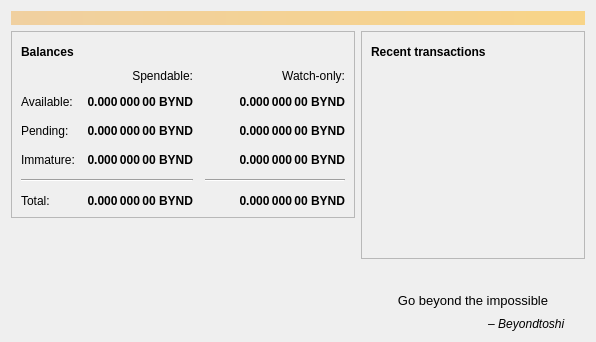
<?xml version="1.0" encoding="UTF-8"?>
<ui version="4.0">
 <class>OverviewPage</class>
 <widget class="QWidget" name="OverviewPage">
  <property name="geometry">
   <rect>
    <x>0</x>
    <y>0</y>
    <width>596</width>
    <height>342</height>
   </rect>
  </property>
  <property name="windowTitle">
   <string>Form</string>
  </property>
  <layout class="QVBoxLayout" name="topLayout">
   <item>
    <widget class="QLabel" name="labelAlerts">
     <property name="visible">
      <bool>false</bool>
     </property>
     <property name="styleSheet">
      <string notr="true">QLabel { background-color: qlineargradient(x1: 0, y1: 0, x2: 1, y2: 0, stop:0 #F0D0A0, stop:1 #F8D488); color:#000000; }</string>
     </property>
     <property name="wordWrap">
      <bool>true</bool>
     </property>
     <property name="margin">
      <number>3</number>
     </property>
     <property name="textInteractionFlags">
      <set>Qt::TextSelectableByMouse</set>
     </property>
    </widget>
   </item>
   <item>
    <layout class="QHBoxLayout" name="horizontalLayout" stretch="1,1">
     <item>
      <layout class="QVBoxLayout" name="verticalLayout_2">
       <item>
        <widget class="QFrame" name="frame">
         <property name="frameShape">
          <enum>QFrame::StyledPanel</enum>
         </property>
         <property name="frameShadow">
          <enum>QFrame::Raised</enum>
         </property>
         <layout class="QVBoxLayout" name="verticalLayout_4">
          <item>
           <layout class="QHBoxLayout" name="horizontalLayout_4">
            <item>
             <widget class="QLabel" name="label_5">
              <property name="font">
               <font>
                <weight>75</weight>
                <bold>true</bold>
               </font>
              </property>
              <property name="text">
               <string>Balances</string>
              </property>
             </widget>
            </item>
            <item>
             <widget class="QPushButton" name="labelWalletStatus">
              <property name="enabled">
               <bool>true</bool>
              </property>
              <property name="maximumSize">
               <size>
                <width>30</width>
                <height>16777215</height>
               </size>
              </property>
              <property name="toolTip">
               <string>The displayed information may be out of date. Your wallet automatically synchronizes with the Beyondcoin network after a connection is established, but this process has not completed yet.</string>
              </property>
              <property name="text">
               <string/>
              </property>
              <property name="icon">
               <iconset resource="../bitcoin.qrc">
                <normaloff>:/icons/warning</normaloff>
                <disabledoff>:/icons/warning</disabledoff>:/icons/warning</iconset>
              </property>
              <property name="iconSize">
               <size>
                <width>24</width>
                <height>24</height>
               </size>
              </property>
              <property name="flat">
               <bool>true</bool>
              </property>
             </widget>
            </item>
            <item>
             <spacer name="horizontalSpacer_3">
              <property name="orientation">
               <enum>Qt::Horizontal</enum>
              </property>
              <property name="sizeHint" stdset="0">
               <size>
                <width>40</width>
                <height>20</height>
               </size>
              </property>
             </spacer>
            </item>
           </layout>
          </item>
          <item>
           <layout class="QGridLayout" name="gridLayout">
            <property name="spacing">
             <number>12</number>
            </property>
            <item row="2" column="2">
             <widget class="QLabel" name="labelWatchPending">
              <property name="font">
               <font>
                <weight>75</weight>
                <bold>true</bold>
               </font>
              </property>
              <property name="cursor">
               <cursorShape>IBeamCursor</cursorShape>
              </property>
              <property name="toolTip">
               <string>Unconfirmed transactions to watch-only addresses</string>
              </property>
              <property name="text">
               <string notr="true">0.000 000 00 BYND</string>
              </property>
              <property name="alignment">
               <set>Qt::AlignRight|Qt::AlignTrailing|Qt::AlignVCenter</set>
              </property>
              <property name="textInteractionFlags">
               <set>Qt::LinksAccessibleByMouse|Qt::TextSelectableByKeyboard|Qt::TextSelectableByMouse</set>
              </property>
             </widget>
            </item>
            <item row="2" column="1">
             <widget class="QLabel" name="labelUnconfirmed">
              <property name="font">
               <font>
                <weight>75</weight>
                <bold>true</bold>
               </font>
              </property>
              <property name="cursor">
               <cursorShape>IBeamCursor</cursorShape>
              </property>
              <property name="toolTip">
               <string>Total of transactions that have yet to be confirmed, and do not yet count toward the spendable balance</string>
              </property>
              <property name="text">
               <string notr="true">0.000 000 00 BYND</string>
              </property>
              <property name="alignment">
               <set>Qt::AlignRight|Qt::AlignTrailing|Qt::AlignVCenter</set>
              </property>
              <property name="textInteractionFlags">
               <set>Qt::LinksAccessibleByMouse|Qt::TextSelectableByKeyboard|Qt::TextSelectableByMouse</set>
              </property>
             </widget>
            </item>
            <item row="3" column="2">
             <widget class="QLabel" name="labelWatchImmature">
              <property name="font">
               <font>
                <weight>75</weight>
                <bold>true</bold>
               </font>
              </property>
              <property name="cursor">
               <cursorShape>IBeamCursor</cursorShape>
              </property>
              <property name="toolTip">
               <string>Mined balance in watch-only addresses that has not yet matured</string>
              </property>
              <property name="text">
               <string notr="true">0.000 000 00 BYND</string>
              </property>
              <property name="alignment">
               <set>Qt::AlignRight|Qt::AlignTrailing|Qt::AlignVCenter</set>
              </property>
              <property name="textInteractionFlags">
               <set>Qt::LinksAccessibleByMouse|Qt::TextSelectableByKeyboard|Qt::TextSelectableByMouse</set>
              </property>
             </widget>
            </item>
            <item row="4" column="0" colspan="2">
             <widget class="Line" name="line">
              <property name="orientation">
               <enum>Qt::Horizontal</enum>
              </property>
             </widget>
            </item>
            <item row="4" column="2">
             <widget class="Line" name="lineWatchBalance">
              <property name="sizePolicy">
               <sizepolicy hsizetype="Preferred" vsizetype="Fixed">
                <horstretch>0</horstretch>
                <verstretch>0</verstretch>
               </sizepolicy>
              </property>
              <property name="minimumSize">
               <size>
                <width>140</width>
                <height>0</height>
               </size>
              </property>
              <property name="orientation">
               <enum>Qt::Horizontal</enum>
              </property>
             </widget>
            </item>
            <item row="5" column="0">
             <widget class="QLabel" name="labelTotalText">
              <property name="text">
               <string>Total:</string>
              </property>
             </widget>
            </item>
            <item row="3" column="1">
             <widget class="QLabel" name="labelImmature">
              <property name="font">
               <font>
                <weight>75</weight>
                <bold>true</bold>
               </font>
              </property>
              <property name="cursor">
               <cursorShape>IBeamCursor</cursorShape>
              </property>
              <property name="toolTip">
               <string>Mined balance that has not yet matured</string>
              </property>
              <property name="text">
               <string notr="true">0.000 000 00 BYND</string>
              </property>
              <property name="alignment">
               <set>Qt::AlignRight|Qt::AlignTrailing|Qt::AlignVCenter</set>
              </property>
              <property name="textInteractionFlags">
               <set>Qt::LinksAccessibleByMouse|Qt::TextSelectableByKeyboard|Qt::TextSelectableByMouse</set>
              </property>
             </widget>
            </item>
            <item row="2" column="3">
             <spacer name="horizontalSpacer_2">
              <property name="orientation">
               <enum>Qt::Horizontal</enum>
              </property>
              <property name="sizeHint" stdset="0">
               <size>
                <width>40</width>
                <height>20</height>
               </size>
              </property>
             </spacer>
            </item>
            <item row="3" column="0">
             <widget class="QLabel" name="labelImmatureText">
              <property name="text">
               <string>Immature:</string>
              </property>
             </widget>
            </item>
            <item row="5" column="1">
             <widget class="QLabel" name="labelTotal">
              <property name="font">
               <font>
                <weight>75</weight>
                <bold>true</bold>
               </font>
              </property>
              <property name="cursor">
               <cursorShape>IBeamCursor</cursorShape>
              </property>
              <property name="toolTip">
               <string>Your current total balance</string>
              </property>
              <property name="text">
               <string notr="true">0.000 000 00 BYND</string>
              </property>
              <property name="alignment">
               <set>Qt::AlignRight|Qt::AlignTrailing|Qt::AlignVCenter</set>
              </property>
              <property name="textInteractionFlags">
               <set>Qt::LinksAccessibleByMouse|Qt::TextSelectableByKeyboard|Qt::TextSelectableByMouse</set>
              </property>
             </widget>
            </item>
            <item row="5" column="2">
             <widget class="QLabel" name="labelWatchTotal">
              <property name="font">
               <font>
                <weight>75</weight>
                <bold>true</bold>
               </font>
              </property>
              <property name="cursor">
               <cursorShape>IBeamCursor</cursorShape>
              </property>
              <property name="toolTip">
               <string>Current total balance in watch-only addresses</string>
              </property>
              <property name="text">
               <string notr="true">0.000 000 00 BYND</string>
              </property>
              <property name="alignment">
               <set>Qt::AlignRight|Qt::AlignTrailing|Qt::AlignVCenter</set>
              </property>
              <property name="textInteractionFlags">
               <set>Qt::LinksAccessibleByMouse|Qt::TextSelectableByKeyboard|Qt::TextSelectableByMouse</set>
              </property>
             </widget>
            </item>
            <item row="0" column="2">
             <widget class="QLabel" name="labelWatchonly">
              <property name="text">
               <string>Watch-only:</string>
              </property>
              <property name="alignment">
               <set>Qt::AlignRight|Qt::AlignTrailing|Qt::AlignVCenter</set>
              </property>
             </widget>
            </item>
            <item row="1" column="0">
             <widget class="QLabel" name="labelBalanceText">
              <property name="text">
               <string>Available:</string>
              </property>
             </widget>
            </item>
            <item row="1" column="1">
             <widget class="QLabel" name="labelBalance">
              <property name="font">
               <font>
                <weight>75</weight>
                <bold>true</bold>
               </font>
              </property>
              <property name="cursor">
               <cursorShape>IBeamCursor</cursorShape>
              </property>
              <property name="toolTip">
               <string>Your current spendable balance</string>
              </property>
              <property name="text">
               <string notr="true">0.000 000 00 BYND</string>
              </property>
              <property name="alignment">
               <set>Qt::AlignRight|Qt::AlignTrailing|Qt::AlignVCenter</set>
              </property>
              <property name="textInteractionFlags">
               <set>Qt::LinksAccessibleByMouse|Qt::TextSelectableByKeyboard|Qt::TextSelectableByMouse</set>
              </property>
             </widget>
            </item>
            <item row="1" column="2">
             <widget class="QLabel" name="labelWatchAvailable">
              <property name="font">
               <font>
                <weight>75</weight>
                <bold>true</bold>
               </font>
              </property>
              <property name="cursor">
               <cursorShape>IBeamCursor</cursorShape>
              </property>
              <property name="toolTip">
               <string>Your current balance in watch-only addresses</string>
              </property>
              <property name="text">
               <string notr="true">0.000 000 00 BYND</string>
              </property>
              <property name="alignment">
               <set>Qt::AlignRight|Qt::AlignTrailing|Qt::AlignVCenter</set>
              </property>
              <property name="textInteractionFlags">
               <set>Qt::LinksAccessibleByMouse|Qt::TextSelectableByKeyboard|Qt::TextSelectableByMouse</set>
              </property>
             </widget>
            </item>
            <item row="2" column="0">
             <widget class="QLabel" name="labelPendingText">
              <property name="text">
               <string>Pending:</string>
              </property>
             </widget>
            </item>
            <item row="0" column="1">
             <widget class="QLabel" name="labelSpendable">
              <property name="text">
               <string>Spendable:</string>
              </property>
              <property name="alignment">
               <set>Qt::AlignRight|Qt::AlignTrailing|Qt::AlignVCenter</set>
              </property>
             </widget>
            </item>
           </layout>
          </item>
         </layout>
        </widget>
       </item>
       <item>
        <spacer name="verticalSpacer">
         <property name="orientation">
          <enum>Qt::Vertical</enum>
         </property>
         <property name="sizeHint" stdset="0">
          <size>
           <width>20</width>
           <height>40</height>
          </size>
         </property>
        </spacer>
       </item>
       <item>
        <widget class="QLabel" name="label_6">
         <property name="text">
          <string/>
         </property>
         <property name="pixmap">
          <pixmap>:/icons/backg</pixmap>
         </property>
         <property name="scaledContents">
          <bool>false</bool>
         </property>
         <property name="alignment">
          <set>Qt::AlignCenter</set>
         </property>
         <property name="margin">
          <number>-2</number>
         </property>
        </widget>
       </item>
      </layout>
     </item>
     <item>
      <layout class="QVBoxLayout" name="verticalLayout_3">
       <item>
        <widget class="QFrame" name="frame_2">
         <property name="frameShape">
          <enum>QFrame::StyledPanel</enum>
         </property>
         <property name="frameShadow">
          <enum>QFrame::Raised</enum>
         </property>
         <layout class="QVBoxLayout" name="verticalLayout">
          <item>
           <layout class="QHBoxLayout" name="horizontalLayout_2">
            <item>
             <widget class="QLabel" name="label_4">
              <property name="font">
               <font>
                <weight>75</weight>
                <bold>true</bold>
               </font>
              </property>
              <property name="text">
               <string>Recent transactions</string>
              </property>
             </widget>
            </item>
            <item>
             <widget class="QPushButton" name="labelTransactionsStatus">
              <property name="enabled">
               <bool>true</bool>
              </property>
              <property name="maximumSize">
               <size>
                <width>30</width>
                <height>16777215</height>
               </size>
              </property>
              <property name="toolTip">
               <string>The displayed information may be out of date. Your wallet automatically synchronizes with the Beyondcoin network after a connection is established, but this process has not completed yet.</string>
              </property>
              <property name="text">
               <string/>
              </property>
              <property name="icon">
               <iconset resource="../bitcoin.qrc">
                <normaloff>:/icons/warning</normaloff>
                <disabledoff>:/icons/warning</disabledoff>:/icons/warning</iconset>
              </property>
              <property name="iconSize">
               <size>
                <width>24</width>
                <height>24</height>
               </size>
              </property>
              <property name="flat">
               <bool>true</bool>
              </property>
             </widget>
            </item>
            <item>
             <spacer name="horizontalSpacer">
              <property name="orientation">
               <enum>Qt::Horizontal</enum>
              </property>
              <property name="sizeHint" stdset="0">
               <size>
                <width>40</width>
                <height>20</height>
               </size>
              </property>
             </spacer>
            </item>
           </layout>
          </item>
          <item>
           <widget class="QListView" name="listTransactions">
            <property name="styleSheet">
             <string notr="true">QListView { background: transparent; }</string>
            </property>
            <property name="frameShape">
             <enum>QFrame::NoFrame</enum>
            </property>
            <property name="verticalScrollBarPolicy">
             <enum>Qt::ScrollBarAlwaysOff</enum>
            </property>
            <property name="horizontalScrollBarPolicy">
             <enum>Qt::ScrollBarAlwaysOff</enum>
            </property>
            <property name="selectionMode">
             <enum>QAbstractItemView::NoSelection</enum>
            </property>
           </widget>
          </item>
         </layout>
        </widget>
       </item>
       <item>
        <spacer name="verticalSpacer_2">
         <property name="orientation">
          <enum>Qt::Vertical</enum>
         </property>
         <property name="sizeHint" stdset="0">
          <size>
           <width>20</width>
           <height>40</height>
          </size>
         </property>
        </spacer>
       </item>
       <item>
        <widget class="QLabel" name="label">
         <property name="font">
          <font>
           <pointsize>10</pointsize>
          </font>
         </property>
         <property name="layoutDirection">
          <enum>Qt::LeftToRight</enum>
         </property>
         <property name="autoFillBackground">
          <bool>false</bool>
         </property>
         <property name="styleSheet">
          <string notr="true"/>
         </property>
         <property name="text">
          <string>Go beyond the impossible</string>
         </property>
         <property name="scaledContents">
          <bool>false</bool>
         </property>
         <property name="alignment">
          <set>Qt::AlignCenter</set>
         </property>
        </widget>
       </item>
       <item>
        <widget class="QLabel" name="label_2">
         <property name="minimumSize">
          <size>
           <width>0</width>
           <height>17</height>
          </size>
         </property>
         <property name="font">
          <font>
           <italic>true</italic>
          </font>
         </property>
         <property name="styleSheet">
          <string notr="true"/>
         </property>
         <property name="text">
          <string>                                – Beyondtoshi</string>
         </property>
         <property name="alignment">
          <set>Qt::AlignBottom|Qt::AlignHCenter</set>
         </property>
         <property name="margin">
          <number>2</number>
         </property>
        </widget>
       </item>
      </layout>
     </item>
    </layout>
   </item>
  </layout>
 </widget>
 <resources/>
 <connections/>
</ui>
